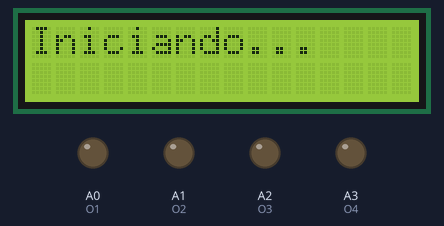
Bench run of a sketch on a simulated Arduino Nano, built with avr-gcc and run on an emulated ATmega328P. Parts: 16×2 character LCD, output pins drawn as LEDs (lit = HIGH). The local clock reads 2024-03-15 10:24:30 at power-on unless the sketch sets it.

Above: at 0.1 s.
At 1.1 s:
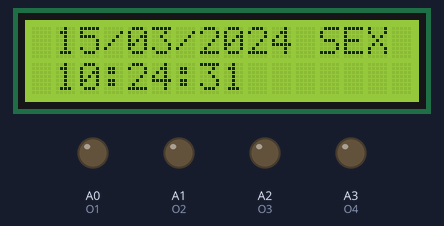
At 10.1 s:
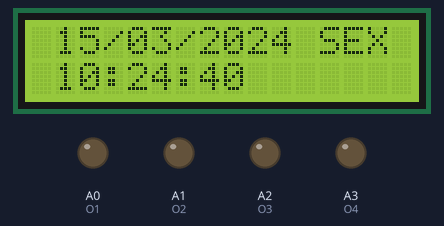
At 20.1 s:
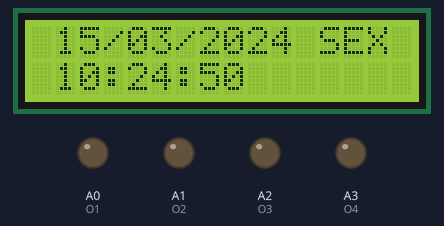
At 29.1 s:
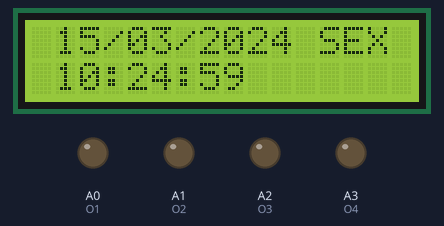
At 39.1 s:
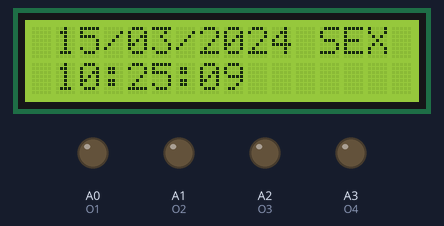

Measured:
- what the display in image 1 shows lasts 1.0 s, from 1.0 s to 2.0 s

The sketch:

1.firmware_agendamento.ino
```cpp
#include <Ds1302.h>
#include <LiquidCrystal.h>

#define D2 2
#define D3 3
#define D4 4
#define D5 5
#define D6 6
#define D7 7
#define D8 8
#define D9 9
#define D10 10
#define D11 11
#define D12 12
#define D13 13

// Atribuição dos pinos do Display
uint8_t lcdRS = D8;
uint8_t lcdE = D9;
uint8_t lcdDB4 = D4;
uint8_t lcdDB5 = D5;
uint8_t lcdDB6 = D6;
uint8_t lcdDB7 = D7;

// Atribuição dos pinos do RTC
uint8_t rtcRST = D2;
uint8_t rtcIO = D3;
uint8_t rtcSCLK = D10;

// Atribuição dos pinos dos botões
uint8_t btnMode = A4;
uint8_t btnUp = A5;
uint8_t btnDown = A6;
uint8_t btnSet = A7;

// Atribuição dos pinos de saída
uint8_t O1 = A0;
uint8_t O2 = A1;
uint8_t O3 = A2;
uint8_t O4 = A3;

// pinos LCD (RS, E, DB4, DB5, DB6, DB7)
LiquidCrystal lcd (lcdRS, lcdE, lcdDB4, lcdDB5, lcdDB6, lcdDB7);
// instanciar RTC
Ds1302 rtc (rtcRST, rtcSCLK, rtcIO);

// Variáveis para uso do programa
uint8_t menu_principal = 0;
uint8_t menu_estado = 1;
uint8_t cursor = 0;
uint8_t evento_editar = 0xFF;
// Variáveis de datas
uint8_t ano = 0;
uint8_t mes = 0;
uint8_t dia = 0;
uint8_t sem = 0;
uint8_t hor = 0;
uint8_t min = 0;
uint8_t seg = 0;

//Flag para interrupção
volatile bool flag_updt = false;

ISR(TIMER1_OVF_vect){
  TCNT1 = 0xC2F7; //Reinicia o timer com valor para que o estouro ocorra em 1 segundo
                // 65536 - (16MHz / 1024 / 1Hz) = 49911 = 0xC2F7
  flag_updt = true;
}

//Buffers para escrever nas linhas do display
char ultima_data[17] = "";
char ultima_hora[17] = "";
char data[17] = "";
char hora[17] = "";

//Menus
void menuPrincipal(){}

// Menu onde se exibe o relógio
void menuRelogio(){

  // Linha 0 --> Data
  sprintf(data, " %02d/%02d/20%02d", dia, mes, ano);

  //Acrescenta o dia da semana
  switch(sem) {
    case 1: strcat(data, " SEG"); break;
    case 2: strcat(data, " TER"); break;
    case 3: strcat(data, " QUA"); break;
    case 4: strcat(data, " QUI"); break;
    case 5: strcat(data, " SEX"); break;
    case 6: strcat(data, " SAB"); break;
    case 7: strcat(data, " DOM"); break;
  }

  if (strcmp(ultima_data, data) != 0) { //Só atualiza se mudar
    lcd.setCursor(0, 0);
    lcd.print("                "); // Limpa a linha (16 espaços)
    lcd.setCursor(0, 0);
    lcd.print(data);
    strcpy(ultima_data, data);
  }

  //Linha 1 --> Hora
  sprintf(hora, " %02d:%02d:%02d ", hor, min, seg);

  if (strcmp(ultima_hora, hora) != 0) { //Só atualiza se mudar
    lcd.setCursor(0, 1);
    lcd.print("                "); // Limpa a linha (16 espaços)
    lcd.setCursor(0, 1);
    lcd.print(hora);
    strcpy(ultima_hora, hora);
  }
}

void menuAgendamentos(){}
void menuCriarAgendamento(){}
void menuAjustarRelogio(){}


void setup() {
//Configuração do TIMER1 para interrupção
  TCCR1A = 0; //Configra timer para operação normal. Pinos OC1A e OC1B desconectados
  TCCR1B = 0; //Limpa o Registrador

  TCCR1B |= (1 << CS10) | (1 << CS12); //Configura prescaler para 1024: CS12 = 1 e CS10 = 1

  TCNT1 = 0xC2F7; //Inicia o timer com valor para que o estouro ocorra em 1 segundo
                  // 65536 - (16MHz / 1024 / 1Hz) = 49911 = 0xC2F7
  TIMSK1 |= (1 << TOIE1); // Habilita a interrupção do TIMER1

//pinModes
// Atribuição dos pinos dos botões
  pinMode(btnMode, INPUT);
  pinMode(btnUp, INPUT);
  pinMode(btnDown, INPUT);
  pinMode(btnSet, INPUT);
//Atribuição das saídas
  pinMode(O1, OUTPUT);
  pinMode(O2, OUTPUT);
  pinMode(O3, OUTPUT);
  pinMode(O4, OUTPUT);
//Escrita de nível baixo nas saídas
  digitalWrite(O1, LOW);
  digitalWrite(O2, LOW);
  digitalWrite(O3, LOW);
  digitalWrite(O4, LOW);

//LCD setup
  lcd.begin(16, 2);
  lcd.clear();

//RTC setup
  rtc.init();

  lcd.setCursor(0, 0);
  lcd.print("Iniciando...");
  delay(800);
}

void loop() {

// Atualização das variaveis de tempo
  if (flag_updt)
  {
    flag_updt = false;
    Ds1302::DateTime now;
    rtc.getDateTime(&now);

    ano = now.year;
    mes = now.month;
    dia = now.day;
    sem = now.dow;
    hor = now.hour;
    min = now.minute;
    seg = now.second;
  }

//Exibição do Menu corrente

  switch (menu_estado) {
    case 0: menuPrincipal(); break;
    case 1: menuRelogio(); break;
    case 2: menuAgendamentos(); break;
    case 3: menuCriarAgendamento(); break;
    case 4: menuAjustarRelogio(); break;
  }
}
```
